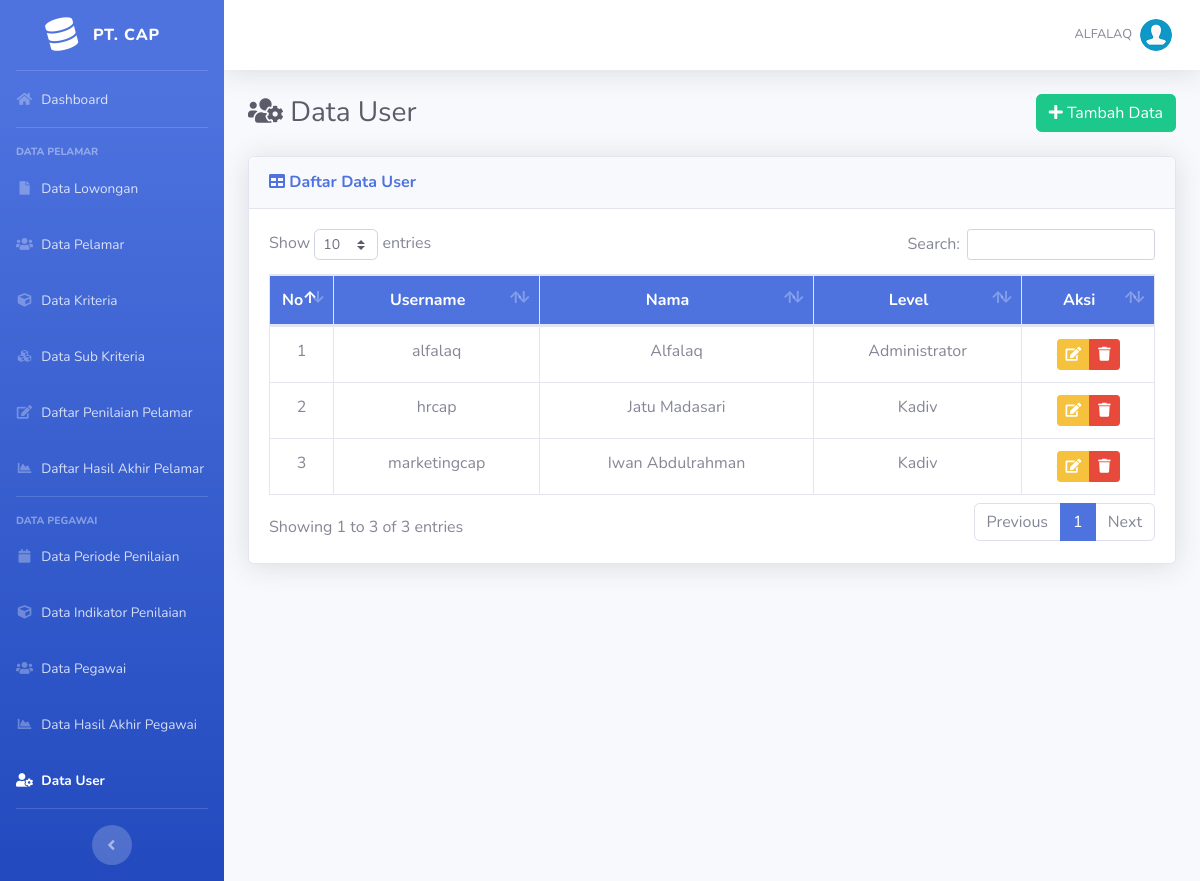
The page /admin/list-user.php (signed in) on the database as committed earlier.
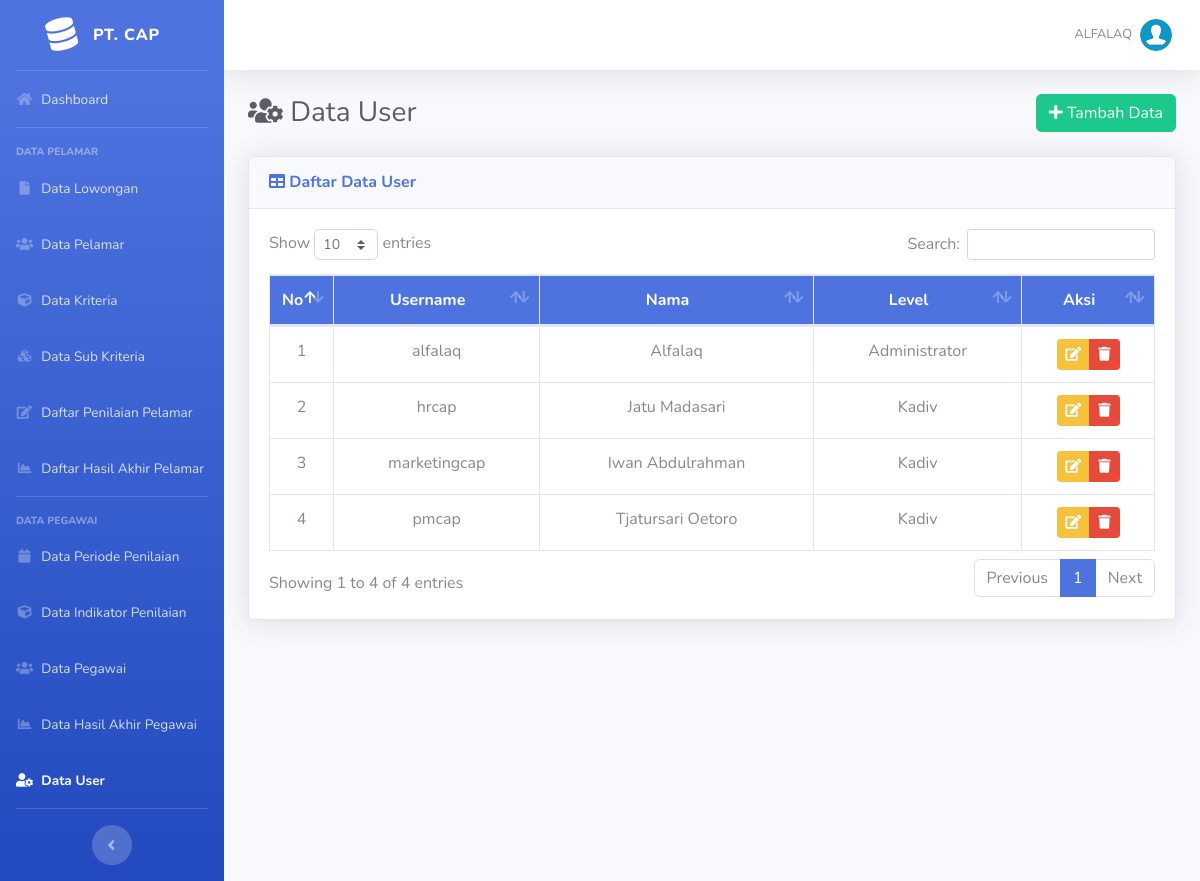
The same page on the database as committed later.
### tables this page shows
CREATE TABLE `user` (
  `id_user` int(11) NOT NULL,
  `username` varchar(50) NOT NULL,
  `password` varchar(255) NOT NULL,
  `nama` varchar(70) NOT NULL,
  `email` varchar(50) NOT NULL,
  `role` char(1) NOT NULL,
  `id_divisi` int(2) NOT NULL
);

### includes/functions.php (called while the page is built, shortened)
<?php
function get_role()
{
	if (isset($_SESSION['user_id']) && isset($_SESSION['role'])) {
		if ($_SESSION['role'] == '1') {
			return 'admin';
		} else {
			return 'kadiv';
		}
	} else {
		return false;
	}
}

### admin/list-user.php (the view, shortened to what this page needs)
<?php require_once('../includes/init.php'); ?>
<?php
$page = "User";
require_once('../template/header.php');
?>
<div class="d-sm-flex align-items-center justify-content-between mb-4">
	<h1 class="h3 mb-0 text-gray-800"><i class="fas fa-fw fa-users-cog"></i> Data User</h1>
	<a href="tambah-user.php" class="btn btn-success"> <i class="fa fa-plus"></i> Tambah Data </a>
</div>
<div class="card shadow mb-4">
	<div class="card-header py-3">
		<h6 class="m-0 font-weight-bold text-primary"><i class="fa fa-table"></i> Daftar Data User</h6>
	</div>
	<div class="card-body">
		<div class="table-responsive">
			<table class="table table-bordered" id="dataTable" width="100%" cellspacing="0">
				<thead class="bg-primary text-white">
					<tr align="center">
						<th width="5%">No</th>
						<th>Username</th>
						<th>Nama</th>
						<th>Level</th>
						<th width="15%">Aksi</th>
					</tr>
				</thead>
				<tbody>
					<?php
					$no = 0;
					$query = mysqli_query($koneksi, "SELECT * FROM user");
					while ($data = mysqli_fetch_array($query)) :
						$no++;
					?>
						<tr align="center">
							<td><?php echo $no; ?></td>
							<td><?php echo $data['username']; ?></td>
							<td><?php echo $data['nama']; ?></td>
							<td>
								<?php
								if ($data['role'] == 1) {
									echo 'Administrator';
								} elseif ($data['role'] == 2) {
									echo 'Kadiv';
								}
								?>
							</td>
							<td>
								<div class="btn-group" role="group">
									<a data-toggle="tooltip" data-placement="bottom" title="Edit Data" href="edit-user.php?id=<?php echo $data['id_user']; ?>" class="btn btn-warning btn-sm"><i class="fa fa-edit"></i></a>
									<a data-toggle="tooltip" data-placement="bottom" title="Hapus Data" href="hapus-user.php?id=<?php echo $data['id_user']; ?>" onclick="return confirm ('Apakah anda yakin untuk meghapus data ini')" class="btn btn-danger btn-sm"><i class="fa fa-trash"></i></a>
								</div>
							</td>
						</tr>
					<?php endwhile; ?>
				</tbody>
			</table>
		</div>
	</div>
</div>
<?php
require_once('../template/footer.php');
?>

### template/header.php (shortened to what this page needs)
<!DOCTYPE html>
<html lang="en">
<head>
  <link href="../assets/vendor/fontawesome-free/css/all.min.css" rel="stylesheet" type="text/css">
  <link href="../assets/css/sb-admin-2.min.css" rel="stylesheet">
  <link href="../assets/vendor/datatables/dataTables.bootstrap4.min.css" rel="stylesheet">
</head>
<body id="page-top">
  <div id="wrapper">
    <ul class="navbar-nav bg-gradient-primary sidebar sidebar-dark accordion" id="accordionSidebar">
      <a class="sidebar-brand d-flex align-items-center justify-content-center" href="dashboard.php">
        <div class="sidebar-brand-icon rotate-n-15">
          <i class="fas fa-database"></i>
        </div>
        <div class="sidebar-brand-text mx-3">PT. CAP</div>
      </a>
      <hr class="sidebar-divider my-0">
      <li class="nav-item <?php if ($page == "Dashboard") {
                            echo "active";
                          } ?>">
        <a class="nav-link" href="dashboard.php">
          <i class="fas fa-fw fa-home"></i>
          <span>Dashboard</span></a>
      </li>
      <?php
      $user_role = get_role();
      if ($user_role == 'admin') {
      ?>
        <hr class="sidebar-divider">
        <div class="sidebar-heading">
          Data Pelamar
        </div>
        <li class="nav-item <?php if ($page == "Lowongan") {
                              echo "active";
                            } ?>">
          <a class="nav-link" href="list-lowongan.php">
            <i class="fas fa-fw fa-file"></i>
            <span>Data Lowongan</span></a>
        </li>
        <li class="nav-item <?php if ($page == "Pelamar") {
                              echo "active";
                            } ?>">
          <a class="nav-link" href="daftar-pelamar.php">
            <i class="fas fa-fw fa-users"></i>
            <span>Data Pelamar</span></a>
        </li>
        <li class="nav-item <?php if ($page == "Kriteria") {
                              echo "active";
                            } ?>">
          <a class="nav-link" href="list-kriteria.php">
            <i class="fas fa-fw fa-cube"></i>
            <span>Data Kriteria</span></a>
        </li>
        <li class="nav-item <?php if ($page == "Sub Kriteria") {
                              echo "active";
                            } ?>">
          <a class="nav-link" href="list-sub-kriteria.php">
            <i class="fas fa-fw fa-cubes"></i>
            <span>Data Sub Kriteria</span></a>
        </li>
        <li class="nav-item <?php if ($page == "Penilaian_pelamar") {
                              echo "active";
                            } ?>">
          <a class="nav-link" href="daftar-nilai-pelamar.php">
            <i class="fas fa-fw fa-edit"></i>
            <span>Daftar Penilaian Pelamar</span></a>
        </li>
        <li class="nav-item <?php if ($page == "Hasil_Pelamar") {
                              echo "active";
                            } ?>">
          <a class="nav-link" href="daftar-hasil-pelamar.php">
            <i class="fas fa-fw fa-chart-area"></i>
            <span>Daftar Hasil Akhir Pelamar</span></a>
        </li>
        <hr class="sidebar-divider">
        <div class="sidebar-heading">
          Data Pegawai
        </div>
        <li class="nav-item <?php if ($page == "Periode_Penilaian") {
                              echo "active";
                            } ?>">
          <a class="nav-link" href="list-periode-penilaian.php">
            <i class="fas fa-fw fa-calendar"></i>
            <span>Data Periode Penilaian</span></a>
        </li>
        <li class="nav-item <?php if ($page == "Indikator") {
                              echo "active";
                            } ?>">
          <a class="nav-link" href="list-indikator.php">
            <i class="fas fa-fw fa-cube"></i>
            <span>Data Indikator Penilaian</span></a>
        </li>
        <li class="nav-item <?php if ($page == "Pegawai") {
                              echo "active";
                            } ?>">
          <a class="nav-link" href="daftar-pegawai.php">
            <i class="fas fa-fw fa-users"></i>
            <span>Data Pegawai</span></a>
        </li>
        <li class="nav-item <?php if ($page == "Hasil_Pegawai") {
                              echo "active";
                            } ?>">
          <a class="nav-link" href="daftar-hasil-pegawai.php">
            <i class="fas fa-fw fa-chart-area"></i>
            <span>Data Hasil Akhir Pegawai</span></a>
        </li>
        <li class="nav-item <?php if ($page == "User") {
                              echo "active";
                            } ?>">
          <a class="nav-link" href="list-user.php">
            <i class="fas fa-fw fa-user-cog"></i>
            <span>Data User</span></a>
        </li>
      <?php
      }
      ?>
      <hr class="sidebar-divider d-none d-md-block">
      <div class="text-center d-none d-md-inline">
        <button class="rounded-circle border-0" id="sidebarToggle"></button>
      </div>
    </ul>
    <div id="content-wrapper" class="d-flex flex-column">
      <div id="content">
        <nav class="navbar navbar-expand navbar-light bg-white topbar mb-4 static-top shadow">
          <ul class="navbar-nav ml-auto">
            <li class="nav-item dropdown no-arrow">
              <a class="nav-link dropdown-toggle" href="#" id="userDropdown" role="button" data-toggle="dropdown" aria-haspopup="true" aria-expanded="false">
                <span class="text-uppercase mr-2 d-none d-lg-inline text-gray-600 small">
                  <?php
                  echo $_SESSION['username'];
                  ?>
                </span>
                <img class="img-profile rounded-circle" src="../assets/img/user.png">
              </a>
            </li>
          </ul>
        </nav>
        <div class="container-fluid">

### template/footer.php (shortened to what this page needs)
</div>
</div>
</div>
</body>
</html>

Rows that differ between the two databases and show on the page:
added user: username "pmcap", nama "Tjatursari Oetoro", role "Kadiv"
Other text that changed with them:
text written by a page script: "Show entries Search: Showing 1 to 3 of 3 entries Previous 1 Next" → "Show entries Search: Showing 1 to 4 of 4 entries Previous 1 Next"
